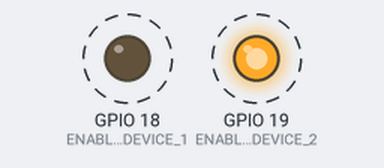
Recording of a sketch running on a simulated ESP32. Parts: output pins drawn as LEDs (lit = HIGH). Dashed ring = blinking. Pins used as bus, display or sensor lines are not drawn; what the sketch prints to the serial monitor is not drawn.

Above: at 3.1 s.
Timing chart, 0 to 6.9 s (numbered marks = the images above):
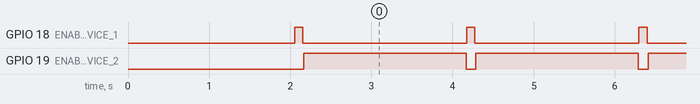

The sketch:

configurarRs485.ino
```cpp
#include <HardwareSerial.h>

// Definição dos pinos
#define RS485_DE_PIN_DEVICE_1 2    // Pino DE (Data Enable) para controle do transceptor RS-485 do Dispositivo 1
#define RS485_DE_PIN_DEVICE_2 3    // Pino DE (Data Enable) para controle do transceptor RS-485 do Dispositivo 2
#define RS485_RX_PIN 16   // Pino RX do ESP32 conectado ao pino A da linha RS-485
#define RS485_TX_PIN 17   // Pino TX do ESP32 conectado ao pino B da linha RS-485
#define ENABLE_DEVICE_1 18 // Pino de habilitação para o dispositivo 1
#define ENABLE_DEVICE_2 19 // Pino de habilitação para o dispositivo 2

// Definindo alguns parâmetros de comunicação RS-485
#define BAUD_RATE 9600

void setup() {
  Serial.begin(9600);

  // Inicializa a comunicação RS-485
  Serial1.begin(BAUD_RATE, SERIAL_8N1, RS485_RX_PIN, RS485_TX_PIN);

  // Inicializa os pinos de habilitação
  pinMode(ENABLE_DEVICE_1, OUTPUT);
  pinMode(ENABLE_DEVICE_2, OUTPUT);

  // Inicializa os pinos DE do transceptor RS-485
  pinMode(RS485_DE_PIN_DEVICE_1, OUTPUT);
  pinMode(RS485_DE_PIN_DEVICE_2, OUTPUT);

  // Define o modo de transmissão (LOW = transmitir, HIGH = receber)
  digitalWrite(RS485_DE_PIN_DEVICE_1, LOW);
  digitalWrite(RS485_DE_PIN_DEVICE_2, LOW);

  // Aguarda um momento para garantir que o Monitor Serial esteja pronto
  delay(2000);

  Serial.println("Iniciando o teste de comunicação RS-485...");
}

void sendCommandAndReceiveResponse(int enablePin, int dePin, const char* command, int waitTime) {
  // Habilita o dispositivo correspondente
  digitalWrite(enablePin, HIGH);

  // Transmite o comando
  digitalWrite(dePin, HIGH);  // Transmissão
  Serial1.write(command);
  Serial1.flush();  // Aguarda a transmissão ser concluída
  digitalWrite(dePin, LOW);   // Recebimento

  // Aguarda o tempo especificado antes de tentar receber uma resposta
  delay(waitTime);

  // Desabilita o dispositivo
  digitalWrite(enablePin, LOW);
}

void loop() {
  // Envia comando para o primeiro dispositivo RS-485 com um tempo de espera de 200ms (pisca rápido)
  Serial.println("Enviando comando para o primeiro dispositivo RS-485 (pisca rápido)...");
  sendCommandAndReceiveResponse(ENABLE_DEVICE_1, RS485_DE_PIN_DEVICE_1, "Comando Rápido para Dispositivo 1", 100);

  // Envia comando para o segundo dispositivo RS-485 com um tempo de espera de 1000ms (pisca mais devagar)
  Serial.println("Enviando comando para o segundo dispositivo RS-485 (pisca mais devagar)...");
  sendCommandAndReceiveResponse(ENABLE_DEVICE_2, RS485_DE_PIN_DEVICE_2, "Comando Mais Devagar para Dispositivo 2", 2000);

  // Aguarda um momento antes de repetir o loop
  //delay(100); // Ajuste conforme necessário
}
```

Measured:
- by itself, GPIO 18 (ENABLE_DEVICE_1): alternates HIGH for 0.10 s and LOW for 2.0 s
- by itself, GPIO 19 (ENABLE_DEVICE_2): alternates HIGH for 2.0 s and LOW for 0.12 s
